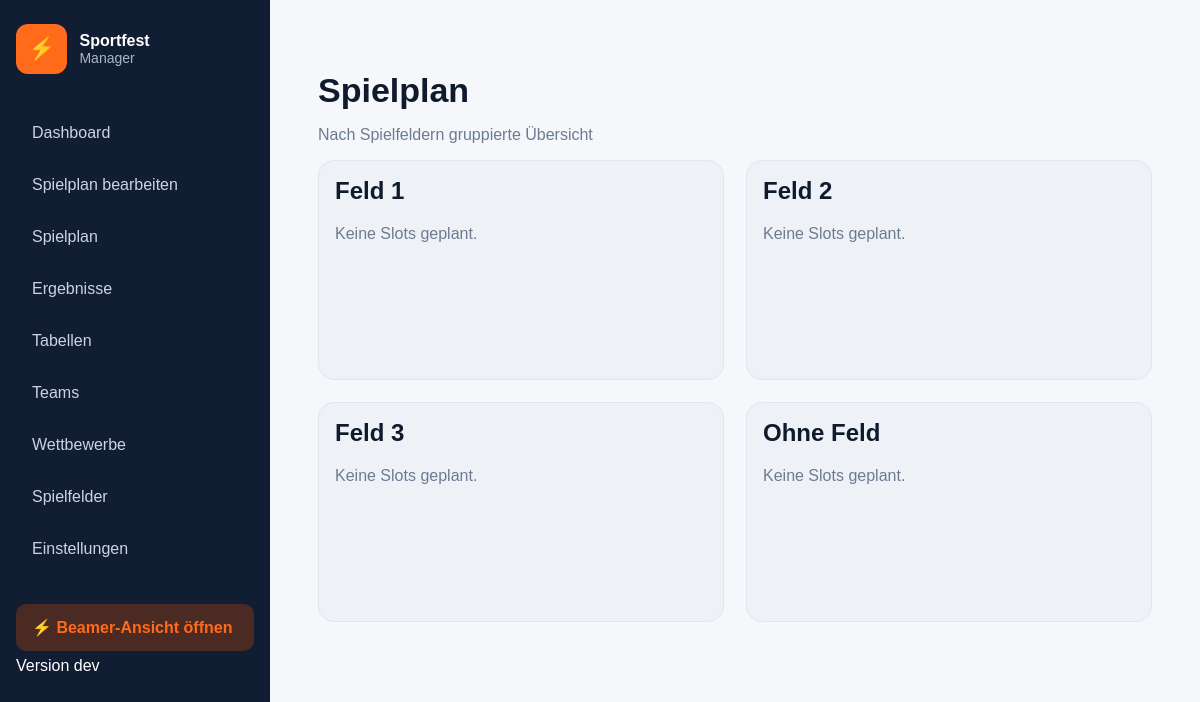
Screenshot of /spielplan with the database file from the repository.
### tables this page shows
CREATE TABLE courts (
            id INTEGER PRIMARY KEY AUTOINCREMENT,
            name TEXT NOT NULL UNIQUE,
            sportart TEXT,
            active INTEGER NOT NULL DEFAULT 1
        );

### app/main.py (the view)
@app.get("/spielplan")
def spielplan(request: Request, competition_id: str = ""):
    selected_competition_id = parse_competition_id(competition_id)
    competitions = get_active_competitions()
    groups = get_slots_grouped_by_court(selected_competition_id)
    return templates.TemplateResponse(
        request=request,
        name="spielplan.html",
        context={
            "groups": groups,
            "competitions": competitions,
            "selected_competition_id": selected_competition_id,
        }
    )

### app/database.py (called while the page is built)
def get_conn():
    conn = sqlite3.connect(DB_PATH)
    conn.row_factory = sqlite3.Row
    return conn

### app/main.py (called while the page is built)
def get_app_version():
    try:
        with open("/app/VERSION", "r", encoding="utf-8") as version_file:
            return version_file.read().strip()
    except FileNotFoundError:
        return "dev"

def parse_competition_id(value):
    if value in (None, "", "None"):
        return None
    return int(value)

def get_active_competitions():
    with get_conn() as conn:
        return conn.execute("""
            SELECT *
            FROM competitions
            WHERE status != 'archiviert'
            ORDER BY jahrgang, name
        """).fetchall()

def get_all_slots(competition_id: Optional[int] = None):
    query = """
        SELECT slots.*, c.name AS competition_name, c.sportart, c.jahrgang,
               co.name AS court_name, ta.name AS team_a, tb.name AS team_b
        FROM slots
        JOIN competitions c ON c.id = slots.competition_id
        LEFT JOIN courts co ON co.id = slots.court_id
        LEFT JOIN teams ta ON ta.id = slots.team_a_id
        LEFT JOIN teams tb ON tb.id = slots.team_b_id
        WHERE c.status != 'archiviert'
    """
    params = []
    if competition_id:
        query += " AND slots.competition_id = ?"
        params.append(competition_id)
    query += """
    ORDER BY
        slots.court_id,
        slots.sort_order,
        slots.startzeit,
        slots.id
    """
    with get_conn() as conn:
        return conn.execute(query, params).fetchall()

def get_slots_grouped_by_court(competition_id: Optional[int] = None):
    with get_conn() as conn:
        courts = conn.execute("SELECT * FROM courts WHERE active = 1 ORDER BY name").fetchall()
    slots = get_all_slots(competition_id)
    grouped = {court["id"]: {"court": court, "slots": []} for court in courts}
    without_court = {"court": {"id": "", "name": "Ohne Feld"}, "slots": []}
    for slot in slots:
        if slot["court_id"] in grouped:
            grouped[slot["court_id"]]["slots"].append(slot)
        else:
            without_court["slots"].append(slot)
    return list(grouped.values()) + [without_court]

### app/templates/spielplan.html
{% extends "base.html" %}
{% block content %}
<h1>Spielplan</h1>
<p class="muted">Nach Spielfeldern gruppierte Übersicht</p>
<section class="schedule-board">
    {% for group in groups %}
    <div class="court-column">
        <h2>{{ group.court.name }}</h2>
        {% for s in group.slots %}
        <div class="slot-card {{ s.status }}">
            <div class="slot-time">{{ s.startzeit }}</div>
            <div class="slot-type">{{ s.slot_typ }}</div>
            {% if s.slot_typ == "Spiel" %}
                <div class="slot-teams">
                    <strong>{{ s.team_a or "?" }}</strong>
                    <span>
                        {% if s.score_a is not none %}
                            {{ s.score_a }} : {{ s.score_b }}
                        {% else %}
                            vs
                        {% endif %}
                    </span>
                    <strong>{{ s.team_b or "?" }}</strong>
                </div>
            {% else %}
                <div class="slot-teams">
                    <strong>{{ s.slot_typ }}</strong>
                </div>
            {% endif %}
            <div class="slot-footer">
                <span>{{ s.competition_name }}</span>
                <span class="badge {{ s.status }}">{{ s.status }}</span>
            </div>
        </div>
        {% else %}
        <p class="muted">Keine Slots geplant.</p>
        {% endfor %}
    </div>
    {% endfor %}
</section>
{% endblock %}

### app/static/style.css (style rules this page uses)
:root { --navy: #111d33; --navy2: #1c2e56; --orange: #ff6b1a; --bg: #f5f7fb; --border: #dfe6f0; --text: #0f1b2d; --muted: #6d7b91; --green: #16a34a; --blue: #2563eb; }
* { box-sizing: border-box; }
body { margin: 0; font-family: Arial, sans-serif; background: var(--bg); color: var(--text); }
h1 { font-size: 34px; margin-bottom: 4px; }
.muted { color: var(--muted); }
.schedule-board { display: grid; grid-template-columns: repeat(auto-fit, minmax(320px, 1fr)); gap: 22px; align-items: start; }
.court-column { background: #eef2f7; border: 1px solid var(--border); border-radius: 16px; padding: 16px; min-height: 220px; }
.court-column h2 { margin-top: 0; }

### rows the page displays
courts: court.name "Feld 1"
courts: court.name "Feld 2"
courts: court.name "Feld 3"

### other values shown
{{ app_version() }} "dev"
{{ group.court.name }} "Ohne Feld"
